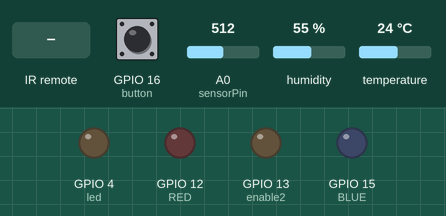
This sketch was run on a simulated ESP8266 (NodeMCU). Parts: output pins drawn as LEDs (lit = HIGH). Inputs (shaded band) come from the test bench; at power-on: GPIO 16 (button) LOW, temperature 24 °C, A0 (sensorPin) = 512, humidity 55 %. WiFi joins after 1.5 s; servers stay silent unless stated; uploads are accepted with an empty reply; what the sketch prints to the serial monitor is not drawn.

Above: at 2.7 s.
2.8 s: GPIO 16 (button) pulled HIGH for 1.3 s
At 4.7 s:
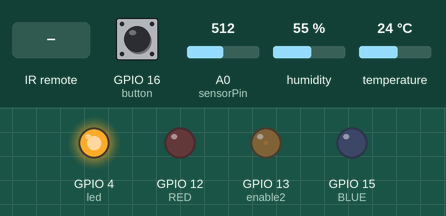
10.8 s: infrared code 0xFF629D received
At 16.5 s:
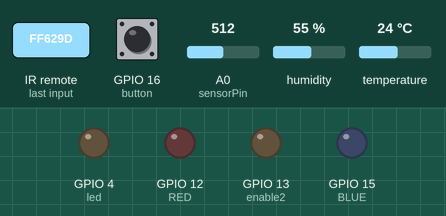
17.5 s: temperature set to 36 °C
19.8 s: temperature set to 39 °C
At 27.1 s:
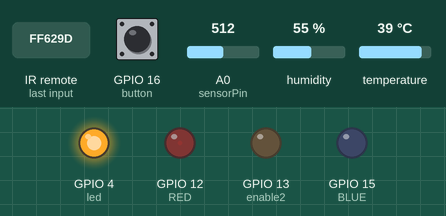
Timing chart, 0 to 27.5 s (numbered marks = the images above; inputs shaded):
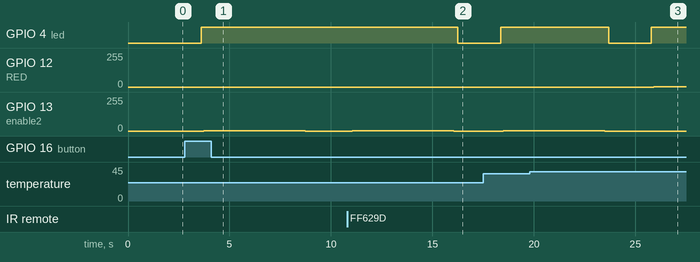

The sketch:

RabbitHouse.ino
```cpp
#ifdef ESP32
  #include <WiFi.h>
  #include <HTTPClient.h>
#else
  #include <ESP8266WiFi.h>
  #include <ESP8266HTTPClient.h>
  #include <WiFiClient.h>
#endif
#include <IRremote.h>

#include <Wire.h>
#include "DHT.h"
#define DHTPIN 5
#define DHTTYPE DHT11
DHT dht(DHTPIN, DHTTYPE);

const char* ssid     = "wifiname";
const char* password = "passwifi";

const char* serverName = "http://rabbithouse.atwebpages.com/MonNhung/esp_data.php";

String apiKeyValue = "kjsjkhjdhfd";

String sensorName = "DHT11";
String sensorLocation = "RabbitHouse";

#define SEALEVELPRESSURE_HPA (1013.25)

int sensorPin = A0;
int enable2 = 13;
int sensorValue2 = 0;

int led = 4;
int button = 16;
int temp = 0;

const int RED = 12;
const int GREEN = 13;
const int BLUE = 15;

int checkrain = 0;

int IR_Recv = 0;
IRrecv irrecv(IR_Recv);
decode_results results;

void setup() {
  pinMode(enable2, OUTPUT);
  Serial.begin(115200);
  dht.begin();
  pinMode(led, OUTPUT);
  pinMode(button, INPUT);
  pinMode(RED, OUTPUT);
  pinMode(GREEN, OUTPUT);
  pinMode(BLUE, OUTPUT);
  irrecv.enableIRIn();
  WiFi.begin(ssid, password);
  Serial.println("Connecting");
  while(WiFi.status() != WL_CONNECTED) {
    delay(500);
    Serial.print(".");
  }
  Serial.println("");
  Serial.print("Connected to WiFi network with IP Address: ");
  Serial.println(WiFi.localIP());
}

void loop() {
  if(WiFi.status()== WL_CONNECTED){
    WiFiClient client;
    HTTPClient http;

    http.begin(client, serverName);

    http.addHeader("Content-Type", "application/x-www-form-urlencoded");
    delay(2000);
    temp = digitalRead(button);
    if (irrecv.decode(&results)){
      long int decCode = results.value;
      Serial.println(decCode);
     if (results.value == 16736925 || results.value == 16769565) {
        digitalWrite(led, HIGH);
        Serial.println("LED Turned ON");
        delay(100);
         float h = dht.readHumidity();
         float t = dht.readTemperature();
         float f = dht.readTemperature(true);
         if (isnan(h) || isnan(t) || isnan(f)) {
          Serial.println("Failed to read from DHT sensor!");
          return;
         }
         float hif = dht.computeHeatIndex(f, h);
         float hic = dht.computeHeatIndex(t, h, false);
         sensorValue2 = analogRead(sensorPin);
        sensorValue2 = constrain(sensorValue2, 150, 440);
        sensorValue2 = map(sensorValue2, 150, 440, 1023, 0);
        String tmprain;
        if (sensorValue2 == HIGH)
        {
          tmprain = "Co mua";
          Serial.print("rain is detected");
          checkrain = 1;
        digitalWrite(enable2, HIGH);
          }
          else

        {
          tmprain = "Khong co mua";
          Serial.print("rain not detected");
          checkrain = 0;
          digitalWrite(enable2, LOW);
          }
        Serial.println();
        String httpRequestData = "api_key=" + apiKeyValue + "&sensor=" + sensorName
                              + "&location=" + sensorLocation + "&value1=" + t
                              + "&value2=" + h + "" + "&mua=" + tmprain;
        Serial.print("httpRequestData: ");
        Serial.println(httpRequestData);
        if(t>37)
        {
          if(checkrain == 0)
          {
            analogWrite(RED, HIGH);
            delay(5000);
            analogWrite(RED, LOW);
          }
          else{
            analogWrite(BLUE, HIGH);
            delay(5000);
            analogWrite(BLUE, LOW);
            analogWrite(RED, HIGH);
            delay(5000);
            analogWrite(RED, LOW);
          }
        }
        else{
          if(checkrain == 0)
          {
            analogWrite(GREEN, HIGH);
            delay(5000);
            analogWrite(GREEN, LOW);
          }
          else{
            analogWrite(BLUE, HIGH);
            delay(5000);
            analogWrite(BLUE, LOW);
            analogWrite(GREEN, HIGH);
            delay(5000);
            analogWrite(RED, LOW);
          }
        }
        int httpResponseCode = http.POST(httpRequestData);

        if (httpResponseCode>0) {
          Serial.print("HTTP Response code: ");
          Serial.println(httpResponseCode);
        }
        else {
          Serial.print("Error code: ");
          Serial.println(httpResponseCode);
        }
        http.end();
       }
       decCode = -1;
    }
     else {
        digitalWrite(led, LOW);
        Serial.println("LED Turned OFF");
        delay(100);
       }
       if (temp == HIGH) {
        digitalWrite(led, HIGH);
        Serial.println("LED Turned ON");
        delay(100);
         float h = dht.readHumidity();
         float t = dht.readTemperature();
         float f = dht.readTemperature(true);
         if (isnan(h) || isnan(t) || isnan(f)) {
          Serial.println("Failed to read from DHT sensor!");
          return;
         }
         float hif = dht.computeHeatIndex(f, h);
         float hic = dht.computeHeatIndex(t, h, false);
         sensorValue2 = analogRead(sensorPin);
        sensorValue2 = constrain(sensorValue2, 150, 440);
        sensorValue2 = map(sensorValue2, 150, 440, 1023, 0);
        String tmprain;
        if (sensorValue2 == HIGH)
        {
          tmprain = "Co mua";
          Serial.print("rain is detected");
          checkrain = 1;
        digitalWrite(enable2, HIGH);
          }
          else

        {
          tmprain = "Khong co mua";
          Serial.print("rain not detected");
          checkrain = 0;
          digitalWrite(enable2, LOW);
          }
        Serial.println();
        String httpRequestData = "api_key=" + apiKeyValue + "&sensor=" + sensorName
                              + "&location=" + sensorLocation + "&value1=" + t
                              + "&value2=" + h + "" + "&mua=" + tmprain;
        Serial.print("httpRequestData: ");
        Serial.println(httpRequestData);
        if(t>37)
        {
          if(checkrain == 0)
          {
            analogWrite(RED, HIGH);
            delay(5000);
            analogWrite(RED, LOW);
          }
          else{
            analogWrite(BLUE, HIGH);
            delay(5000);
            analogWrite(BLUE, LOW);
            analogWrite(RED, HIGH);
            delay(5000);
            analogWrite(RED, LOW);
          }
        }
        else{
          if(checkrain == 0)
          {
            analogWrite(GREEN, HIGH);
            delay(5000);
            analogWrite(GREEN, LOW);
          }
          else{
            analogWrite(BLUE, HIGH);
            delay(5000);
            analogWrite(BLUE, LOW);
            analogWrite(GREEN, HIGH);
            delay(5000);
            analogWrite(RED, LOW);
          }
        }
        int httpResponseCode = http.POST(httpRequestData);

        if (httpResponseCode>0) {
          Serial.print("HTTP Response code: ");
          Serial.println(httpResponseCode);
        }
        else {
          Serial.print("Error code: ");
          Serial.println(httpResponseCode);
        }
        http.end();
       }
     else {
        digitalWrite(led, LOW);
        Serial.println("LED Turned OFF");
        delay(100);
       }
  }
  else {
    Serial.println("WiFi Disconnected");
  }
}
```

Measured:
- the behaviour switches between 37 and 38 °C on temperature (found by bisection; images 2 and 3)
- after the input at 2.8 s, GPIO 4 (led): LOW → HIGH after 0.80 s; GPIO 13 (enable2): 0/255 → 1/255 after 0.93 s, → 0/255 5.0 s later
- after the input at 10.8 s, GPIO 4 (led): HIGH → LOW after 5.5 s instead of 0.13 s; GPIO 13 (enable2): 0/255 → 1/255 after 0.26 s, → 0/255 5.0 s later
- after the input at 19.8 s, GPIO 12 (RED): 0/255 → 1/255 after 6.1 s; GPIO 13 (enable2): goes on until 23.5 s, then stays 0/255
